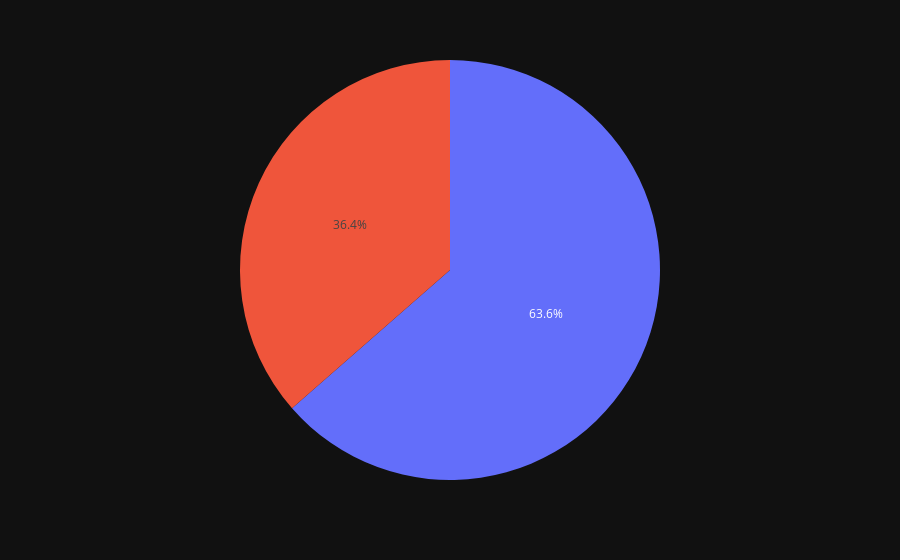

Notebook cell for this chart:
### Code cell
#top 3 states solved percentage
ca = df[df['State']=='California']
ca = ca['Crime Solved'].value_counts()
tx = df[df['State']=='Texas']
tx = tx['Crime Solved'].value_counts()
ny = df[df['State']=='New York']
ny = ny['Crime Solved'].value_counts()
figp2 = px.pie(ca, values=ca.values, color=ca.index, template='plotly_dark')
figp2.show()

### Figure 1 — Plotly figure (JSON) as saved in the notebook; plotly's stock layout.template omitted (floating-point values rounded to 4 significant figures)
{"data": [{"customdata": [["Yes"], ["No"]], "domain": {"x": [0, 1], "y": [0, 1]}, "hovertemplate": "value=%{value}<br>Crime Solved=%{customdata[0]}<extra></extra>", "legendgroup": "", "marker": {"colors": ["#636efa", "#EF553B"]}, "name": "", "showlegend": false, "type": "pie", "values": [63414, 36369]}], "layout": {"legend": {"tracegroupgap": 0}, "margin": {"t": 60}}}
